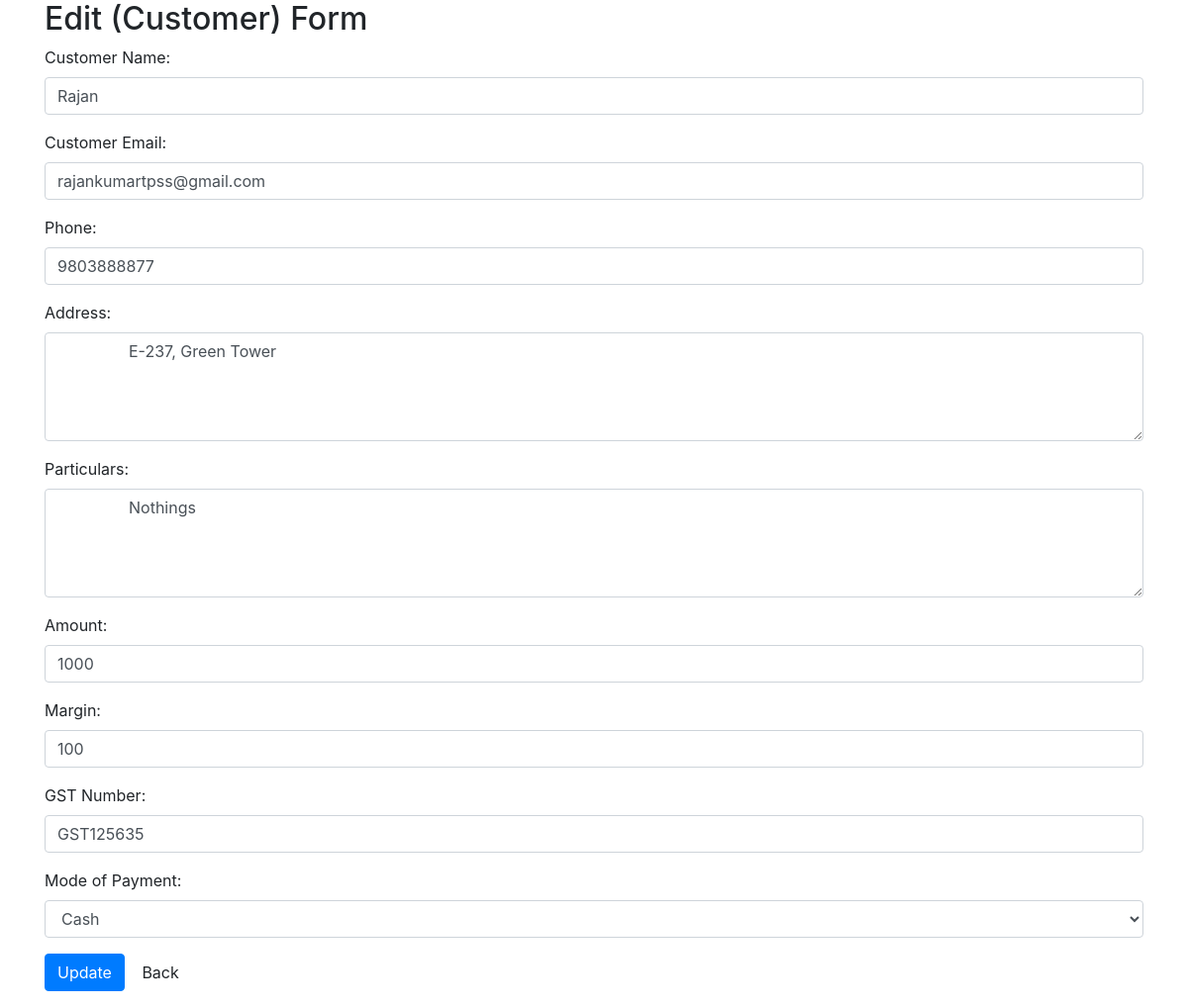
The page /form.php?edit=1 on the database its author committed.
### tables this page shows
CREATE TABLE `customers` (
  `id` int(11) NOT NULL,
  `name` varchar(150) NOT NULL,
  `email` varchar(50) NOT NULL,
  `phone` varchar(50) NOT NULL,
  `address` text NOT NULL,
  `particulars` text NOT NULL,
  `modPayment` varchar(50) NOT NULL,
  `amount` int(11) NOT NULL,
  `invoiceNumber` int(11) NOT NULL,
  `gstNumber` varchar(50) NOT NULL,
  `total` int(11) NOT NULL,
  `margin` int(11) NOT NULL,
  `created_at` timestamp NOT NULL DEFAULT CURRENT_TIMESTAMP
);

### form.php (the view, shortened to what this page needs)
<?php
if (isset($_GET['edit'])) {
    $id = $_GET['edit'];
    $update = true;
    $record = mysqli_query($GLOBALS['connect'], "SELECT * FROM customers WHERE id=$id");
    if (count($record) == 1 ) {
        $n = mysqli_fetch_array($record);
        $cName = $n['name'];
        $email = $n['email'];
        $phone = $n['phone'];
        $amount = $n['amount'];
        $address = $n['address'];
        $particulars = $n['particulars'];
        $modPayment = $n['modPayment'];
        $margin = $n['margin'];
        $gstNumber = $n['gstNumber'];
    }
}
?>
<html>
<head>
    <link rel="stylesheet" href="https://cdn.jsdelivr.net/npm/bootstrap@4.5.3/dist/css/bootstrap.min.css">
</head>
<body>
    <div class="container">
    <?php if ($update == true): ?>
        <h2>Edit (Customer) Form</h2>
    <?php else: ?>
        <h2>Submit (Customer) Form</h2>
    <?php endif ?>
    <form action="queries.php" method="post">
        <div class="form-group">
            <label for="cName">Customer Name:</label>
            <input type="text" class="form-control" placeholder="Enter Customer Name" name="cName" value="<?php echo $cName; ?>" required>
        </div>
        <div class="form-group">
            <label for="cName">Customer Email:</label>
            <input type="email" class="form-control" placeholder="Enter Customer Email" name="email" value="<?php echo $email; ?>" required>
        </div>
        <div class="form-group">
            <label for="phone">Phone:</label>
            <input type="number" class="form-control" placeholder="Enter Phone Number" name="phone" value="<?php echo $phone; ?>" required>
        </div>
        <div class="form-group">
            <label for="address">Address:</label>
            <textarea name="address" rows="4" cols="50" class="form-control" placeholder="Enter Address">
                <?php echo strip_tags($address); ?>
            </textarea>
        </div>
        <div class="form-group">
            <label for="address">Particulars:</label>
            <textarea name="particulars" rows="4" cols="50" class="form-control" placeholder="Enter Particulars">
                <?php echo strip_tags($particulars); ?>
            </textarea>
        </div>
        <div class="form-group">
            <label for="amount">Amount:</label>
            <input type="number" class="form-control" placeholder="Enter Amount" name="amount" value="<?php echo $amount; ?>" required>
        </div>
        <div class="form-group">
            <label for="amount">Margin:</label>
            <input type="number" class="form-control" placeholder="Enter Margin" name="margin" value="<?php echo $margin; ?>" required>
        </div>
        <div class="form-group">
            <label for="amount">GST Number:</label>
            <input type="text" class="form-control" placeholder="Enter GST Number" name="gstNumber" value="<?php echo $gstNumber; ?>">
        </div>
        <div class="form-group">
            <label for="modPayment">Mode of Payment:</label>
            <select name="modPayment" class="form-control">
                <option value="cash" <?php echo ($modPayment == 'cash') ? 'selected' : '' ?>>Cash</option>
            </select>
        </div>
        <?php if ($update == true): ?>
            <input type="submit" class="btn btn-primary" name="update" value="Update">
        <?php else: ?>
            <input type="submit" class="btn btn-info" name="submit" value="Save">
        <?php endif ?>
        <a href="/tpsspl-1/core/index.php" class="btn btn-default">Back</a>
    </form>
    </div>
</body>
</html>

### rows shown on the page
customers: cName "Rajan", email "rajankumartpss@gmail.com", phone "9803888877", address "E-237, Green Tower", particulars "Nothings", amount "1000", margin "100", gstNumber "GST125635", modPayment "Cash"
